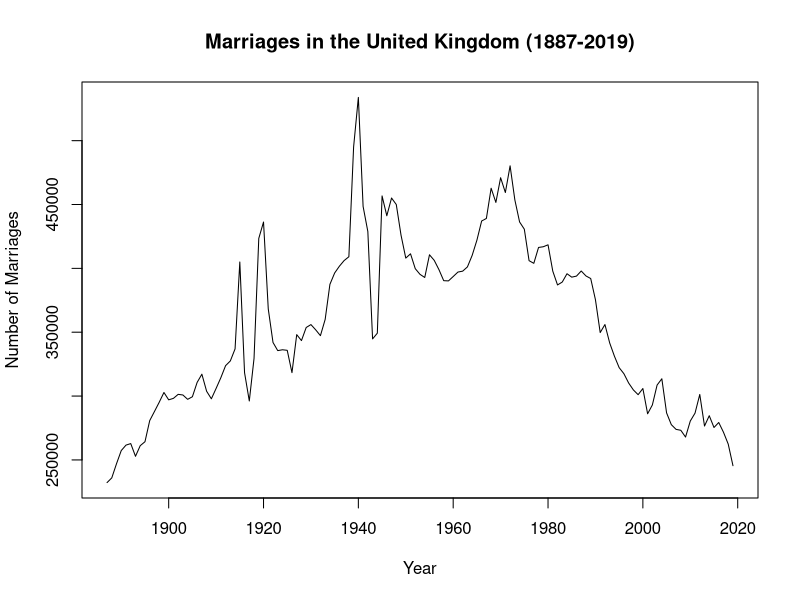
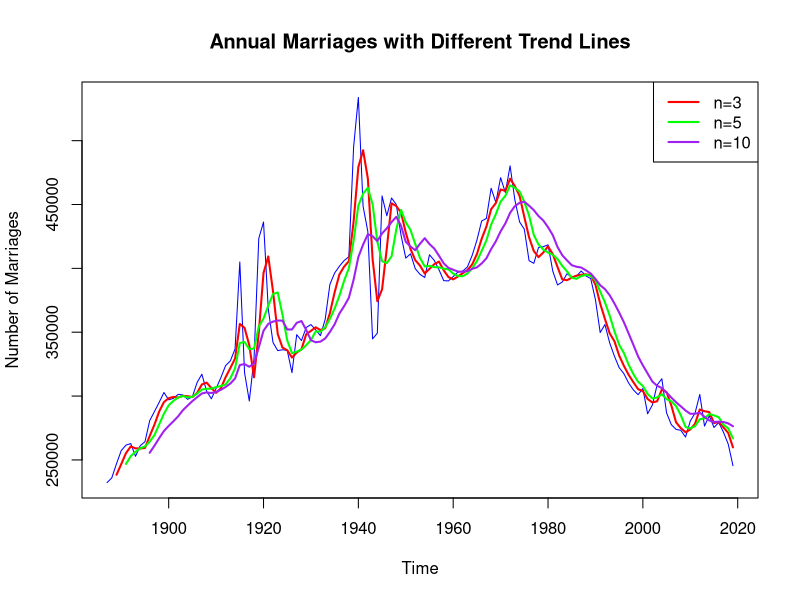
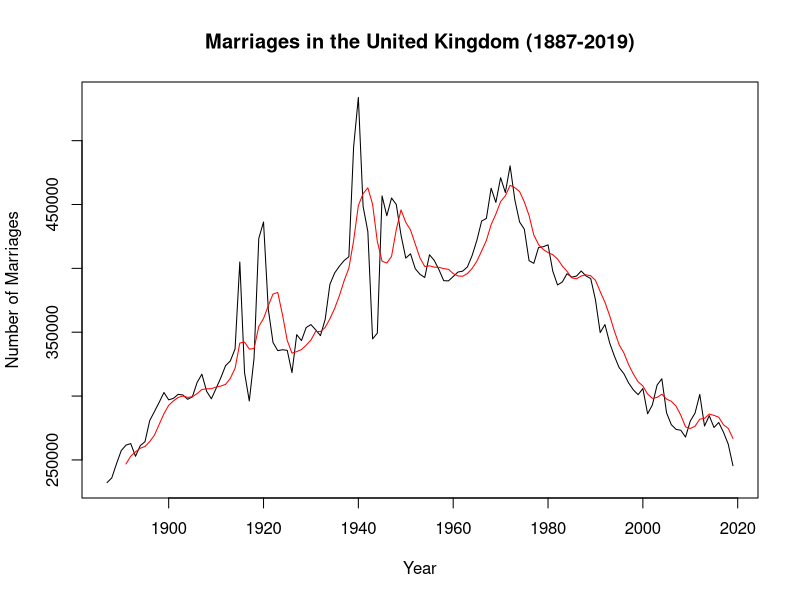
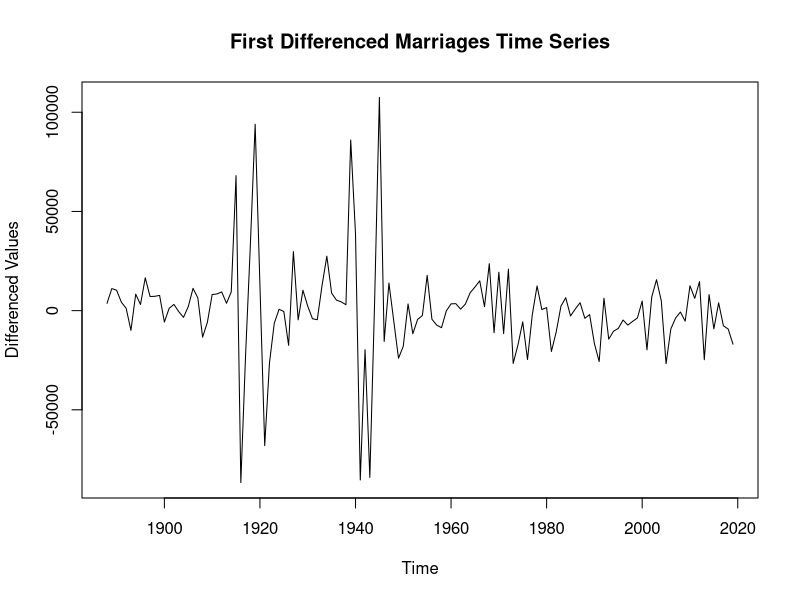
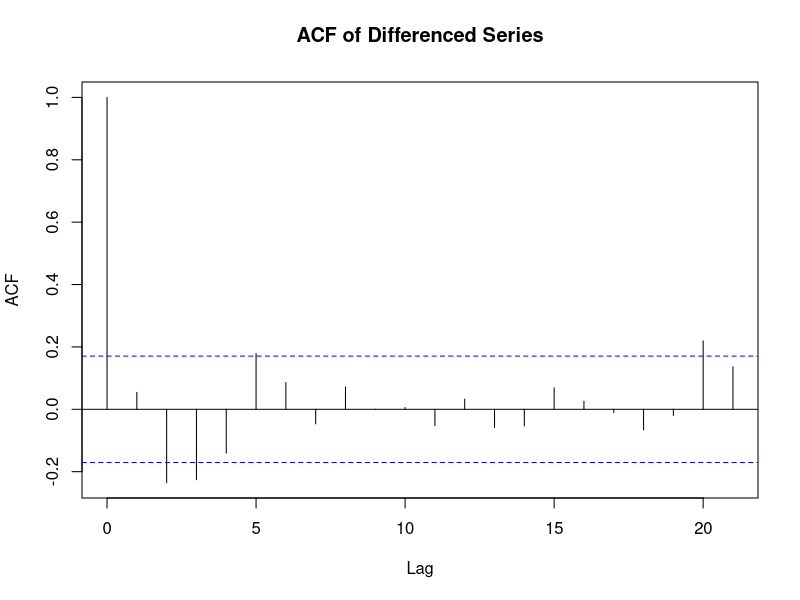
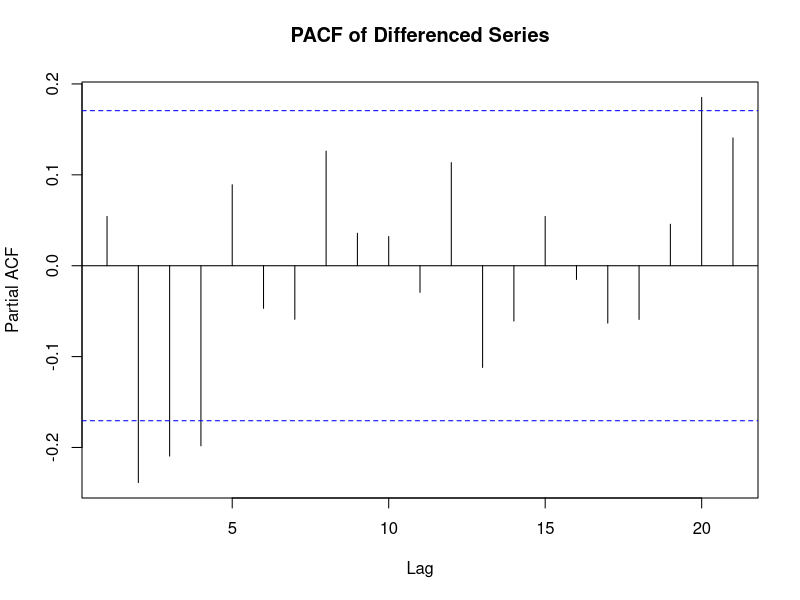
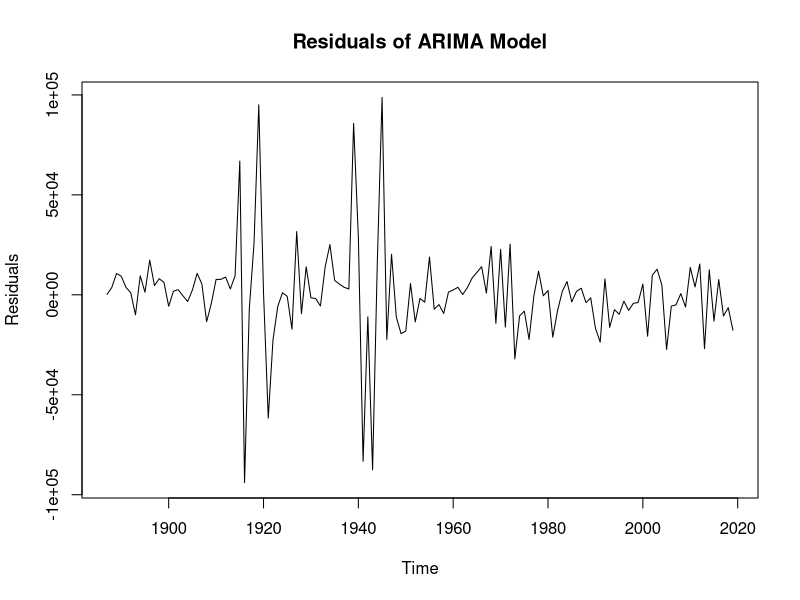
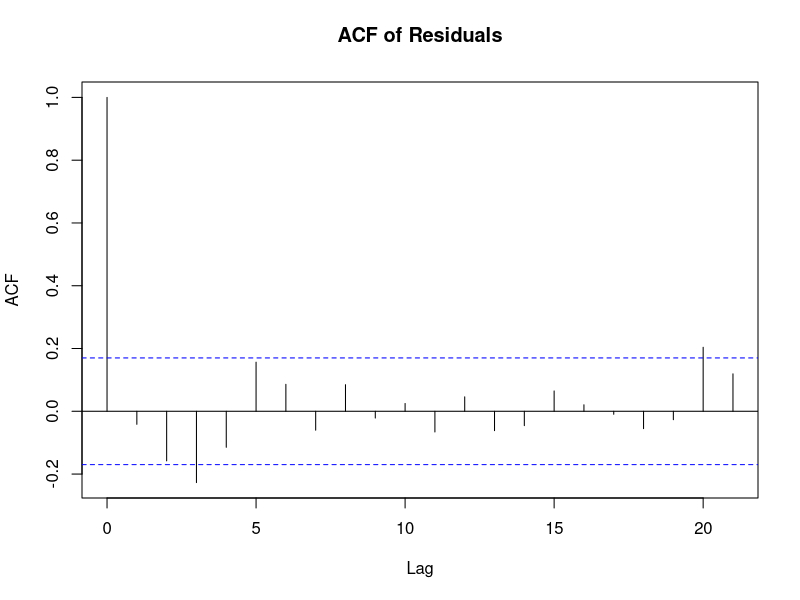

R code for these plots, in order:
#install.packages("readxl")
#install.packages("dplyr")
#install.packages("TTR")
#install.packages("forecast")
#install.packages("tseries")

library(readxl) # for reading excel files
library(dplyr) # for data manipulation
library(TTR) # for technical analysis
library(forecast) # for forecasting
library(tseries) # for time series analysis

# Read the file
data <- read_excel("Vital statistics in the UK.xlsx", sheet = "Marriage", skip = 5)

# Inspect the first rows
head(data)

# Inspect the structure of the data
str(data)

# summary of the data
summary(data)

# Extract marriages data
uk_marriages_data <- data %>% select(Year, "United Kingdom")

# Check for missing values
sum(is.na(uk_marriages_data$"United Kingdom"))

# Check for null values
sum(is.null(uk_marriages_data$"United Kingdom"))



###Data Cleaning and Preparation######

# Remove rows where "United Kingdom" column has ":"
uk_marriages_clean <- uk_marriages_data %>% filter(`United Kingdom` != ":")

# Verify that the rows have been removed
head(uk_marriages_clean)

# Convert the "United Kingdom" column to numeric
uk_marriages_clean$"United Kingdom" <- as.numeric(uk_marriages_clean$"United Kingdom")

# Verify that the column has been converted to numeric
str(uk_marriages_clean)

# Reorder the data by year in ascending order
uk_marriages_clean<- uk_marriages_clean %>% arrange(Year)

# Verify that the data has been reordered
head(uk_marriages_clean)

# convert the data to a time series object
uk_marriages_ts <- ts(uk_marriages_clean$"United Kingdom", start = c(1887), frequency = 1)

# Verify that the data has been converted to a time series object
str(uk_marriages_ts)

# Plot the time series data
plot(uk_marriages_ts, main = "Marriages in the United Kingdom (1887-2019)", 
     xlab = "Year", ylab = "Number of Marriages")


# Check for trends in the data

# Calculate the moving average with different values of n
plot.ts(uk_marriages_ts, main="Annual Marriages with Different Trend Lines", ylab="Number of Marriages", col="blue")
# Short-term trend. Best for small fluctuations  but noisy as it fits the data too closely
lines(SMA(uk_marriages_ts, n=3), col="red", lwd=2)  
# Medium-term trend. Captures moderate fluctuations
lines(SMA(uk_marriages_ts, n=5), col="green", lwd=2)
# Long-term trend. Smooth trend but oversimplifies the data
lines(SMA(uk_marriages_ts, n=10), col="purple", lwd=2)  
legend("topright", legend=c("n=3", "n=5", "n=10"), col=c("red", "green", "purple"), lty=1, lwd=2)

# Simple Moving Average (SMA) with n=5 as it seems to smooth noise but capture the important trends
trend <- SMA(uk_marriages_ts, n=5)

# Plot the original data and the trend
plot(uk_marriages_ts, main = "Marriages in the United Kingdom (1887-2019)", 
     xlab = "Year", ylab = "Number of Marriages")
lines(trend, col="red")


##### Modelling#####

# Data does not have seasonal component because it is annual data

# Check for stationarity (Stationarity data has constant mean and variance over time)
# Augmented Dickey-Fuller test
adf.test(uk_marriages_ts)

# Dickey-Fuller test indicate that the time series is not stationary, as the p-value = 0.9247, which is much greater than 0.05.
# We will apply first-order differencing to remove trends and check stationarity again

# First-order to remove trends
# differencing computes the difference between consecutive observations
uk_marriages_diff <- diff(uk_marriages_ts, differences = 1)

# Plot the differenced series
plot.ts(uk_marriages_diff,
        main = "First Differenced Marriages Time Series", ylab = "Differenced Values")

# recheck for stationarity
adf.test(uk_marriages_diff)

# The differenced time series plot shows fluctuations around a constant mean with no obvious trend
# suggesting that the series is stationary. The Augmented Dickey-Fuller test also confirms this
# as the p-value = -6.221, which is less than 0.05.

# We use an ARIYA model to fit the data

# Analyse ACF and PACF plots to determine the order of the ARIMA parameters (p, d, q)
# We already know that d=1 because we applied first-order differencing
# Plot ACF and PACF
acf(uk_marriages_diff, main = "ACF of Differenced Series")
pacf(uk_marriages_diff, main = "PACF of Differenced Series")


# ACF Plot (Autocorrelation Function) shows a large spike at lag 1 and a gradual decline which suggests
# the presence of an MA(1) component.

# PACF Plot (Partial Autocorrelation Function) shows a large spike at lag 1 and a gradual decline which suggests
# the presence of an AR(1) component.

# Fit the ARIMA model
uk_arima_model <- arima(uk_marriages_ts, order = c(1, 1, 1))

# Summary of the ARIMA model
summary(uk_arima_model)



# Diagnostics of the ARIMA model

# Plot residuals to check for randomness
plot(uk_arima_model$residuals, main = "Residuals of ARIMA Model", ylab = "Residuals")

# ACF of residuals to check for autocorrelation
acf(uk_arima_model$residuals, main = "ACF of Residuals")

# Ljung-Box test for white noise
Box.test(uk_arima_model$residuals, lag = 10, type = "Ljung-Box")


# Forecasting the number of marriages for the next 10 year
forecast_uk_marriages <- forecast(uk_arima_model, h = 10)
plot(forecast_uk_marriages, main = "Forecast of Marriages in the United Kingdom (2020-2029)", 
     xlab = "Year", ylab = "Number of Marriages")

























